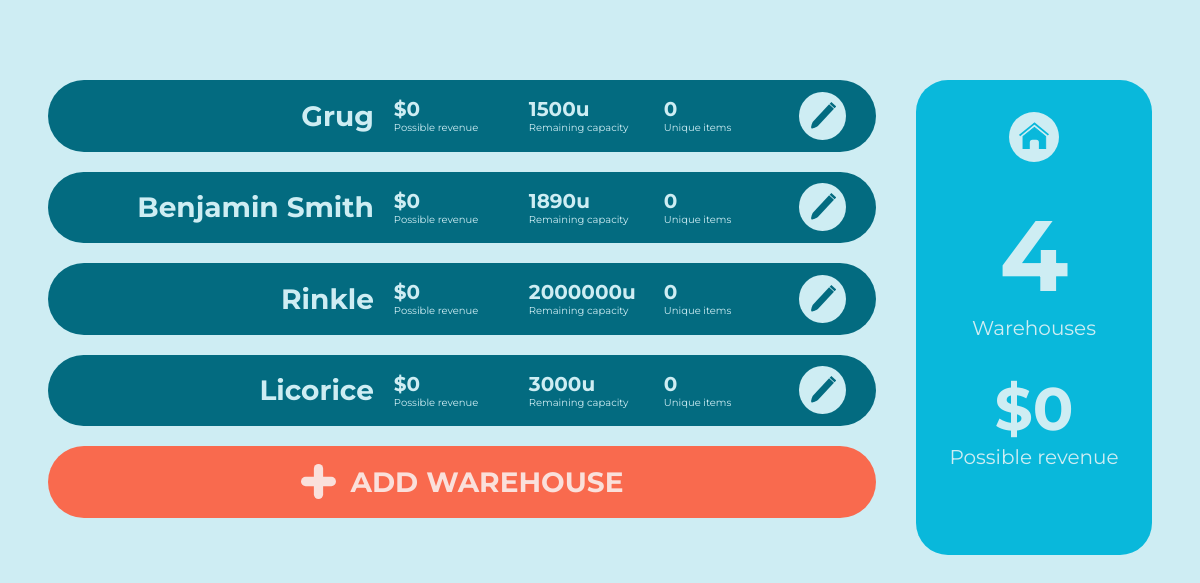
The app's page /warehouses with its own data.
### wms/models.py (models this page shows, shortened)
class Warehouse(db.Model):
    _id = db.Column(db.Integer, primary_key=True)
    name = db.Column(db.String(15), unique=True, nullable=False)
    capacity = db.Column(db.Integer, nullable=False)
    items = db.relationship("Item", backref="home_warehouse", lazy=True)
    @hybrid_property
    def remaining_capacity(self):
        capacityUsed = 0
        for item in self.items:
            capacityUsed += item.quantity * ItemTemplate.query.filter_by(_id=item.item_template_id).size
        return self.capacity - capacityUsed
    @hybrid_property
    def possible_revenue(self):
        revenue = 0
        for item in self.items:
            item_temp = ItemTemplate.query.filter_by(_id=item.item_template_id)
            revenue += item.quantity * (item_temp.price - item_temp.cost)
        return revenue

### wms/routes.py (the view)
@app.route("/warehouses", methods=["GET", "POST"])
def warehouses():
    warehouseForm = WarehouseForm()
    warehouseList = Warehouse.query.all()
    possibleRevenue = 0
    for warehouse in warehouseList:
        possibleRevenue += warehouse.possible_revenue
    if warehouseForm.validate_on_submit():
        flash(f'Warehouse "{warehouseForm.name.data}" created.')
        db.session.add(Warehouse(name=warehouseForm.name.data,
                                 capacity=warehouseForm.capacity.data))
        db.session.commit()
        return redirect(url_for('warehouses'))
    return render_template('warehouses.html',
                           warehouseForm=warehouseForm,
                           warehouses=warehouseList,
                           possibleRevenue=possibleRevenue)

### wms/templates/warehouses.html (shortened to what this page needs)
<!DOCTYPE html>
{% extends "base.html" %}
{% block content %}
<link rel="stylesheet" href="static/warehouses.css">
<div class="content">
    <div class="list">
        <ul>
            {% for warehouse in warehouses %}
            <li class="warehouse-card">
                <ul>
                    <li>
                        <h1>{{warehouse.name}}</h1>
                    </li>
                    <li>
                        <ul class="stats">
                            <li>
                                <h2>${{warehouse.possible_revenue}}</h2>
                                <p>Possible revenue</p>
                            </li>
                            <li>
                                <h2>{{warehouse.remaining_capacity}}u</h2>
                                <p>Remaining capacity</p>
                            </li>
                            <li>
                                <h2>{{warehouse.items|length}}</h2>
                                <p>Unique items</p>
                            </li>
                        </ul>
                    </li>
                    <li>
                        <button class="edit-button">
                        </button>
                    </li>
                </ul>
            </li>
            {% endfor %}
            <li>
                <button class="add-warehouse" id="add-warehouse">
                    <img src="static/+.svg" alt="+ button">
                    <h1>Add Warehouse</h1>
                </button>
            </li>
        </ul>
    </div>
    <div class="warehouse-stats">
        <ul>
            <li>
                <a href="{{url_for('home')}}" class="home">
                    <img src="static/home.svg" alt="">
                </a>
            </li>
            <li>
                <h1>{{warehouses|length}}</h1>
                <p>Warehouses</p>
            </li>
            <li>
                <h2>
                    ${{possibleRevenue}}
                </h2>
                <p>Possible revenue</p>
            </li>
        </ul>
    </div>
</div>
{% endblock content %}

### wms/static/main.css (style rules this page uses)
body, html { margin: 0; padding: 0; background-color: #CEEDF3; font-family: 'Montserrat', sans-serif; scroll-behavior: smooth; }
a, button { cursor: pointer; font-family: 'Montserrat', sans-serif; text-decoration: none; }
a:link, button:link { text-decoration: none !important; }
img { pointer-events: none; -moz-user-select: none; -ms-user-select: none; user-select: none; -webkit-user-select: none; }

### wms/static/warehouses.css (style rules this page uses)
li { list-style: none; }
body { margin: 5em 3em; }
.content { display: -webkit-box; display: -ms-flexbox; display: flex; }
.list { margin-right: 2.5em; min-width: 75%; height: 475px; overflow-y: scroll; }
.list ul { padding: 0; margin: 0; }
.warehouse-card { color: #CEEDF3; background-color: #036B80; display: -webkit-box; display: -ms-flexbox; display: flex; border-radius: 4em; -webkit-box-align: center; -ms-flex-align: center; align-items: center; padding: 0 30px; margin-bottom: 20px; }
.warehouse-card h1 { font-size: 28px; margin-right: 20px; }
.warehouse-card ul { display: -webkit-box; display: -ms-flexbox; display: flex; -webkit-box-align: center; -ms-flex-align: center; align-items: center; padding: 0; width: 100%; -webkit-box-pack: right; -ms-flex-pack: right; justify-content: right; }
.warehouse-card .stats li { width: 110px; margin-right: 25px; }
.warehouse-card .stats h2 { font-size: 20px; margin: 0; }
.warehouse-card .stats p { font-size: 10px; margin: 0; }
.warehouse-card .edit-button { background-color: #CEEDF3; border-radius: 50%; border: none; display: -webkit-box; display: -ms-flexbox; display: flex; -ms-flex-line-pack: center; align-content: center; padding: 10px; }
.add-warehouse, .add-items { background-color: #F96A4E; color: #FAE0DB; text-transform: uppercase; font-weight: 800; display: -webkit-box; display: -ms-flexbox; display: flex; border: none; border-radius: 4em; width: 100%; -webkit-box-pack: center; -ms-flex-pack: center; justify-content: center; -webkit-box-align: center; -ms-flex-align: center; align-items: center; padding: 0; margin-bottom: 20px; }
.add-warehouse img, .add-items img { margin-right: 15px; width: 35px; height: 35px; }
.add-warehouse h1, .add-items h1 { font-size: 28px; }
.warehouse-stats { background-color: #09B8DB; color: #CEEDF3; border-radius: 2em; width: 100%; padding: 2em 1em; }
.warehouse-stats ul { padding: 0; margin: 0; }
.warehouse-stats ul li { display: block; text-align: center; margin-bottom: 2em; }
.warehouse-stats a { display: -webkit-box; display: -ms-flexbox; display: flex; width: 50px; height: 50px; background-color: #CEEDF3; border-radius: 50%; margin: 0 auto; -webkit-box-pack: center; -ms-flex-pack: center; justify-content: center; -webkit-box-align: center; -ms-flex-align: center; align-items: center; }
.warehouse-stats a img { width: 30px; height: 30px; display: inline-block; }
.warehouse-stats h1 { font-size: 100px; margin: 0; }
.warehouse-stats h2 { font-size: 60px; margin: 0; }
.warehouse-stats p { margin: 0; font-size: 20px; }

### records on screen
Warehouse: name "Grug", possible_revenue "0", remaining_capacity "1500", items|length "0"
Warehouse: name "Benjamin Smith", possible_revenue "0", remaining_capacity "1890", items|length "0"
Warehouse: name "Rinkle", possible_revenue "0", remaining_capacity "2000000", items|length "0"
Warehouse: name "Licorice", possible_revenue "0", remaining_capacity "3000", items|length "0"

### other values on screen
{{ warehouses|length }} "4"
{{ possibleRevenue }} "0"
